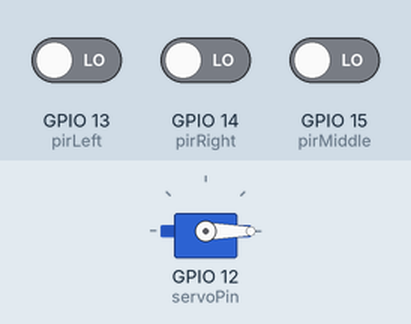
The sketch below on a simulated ESP32. Shown: servo. Inputs (shaded band) come from the test bench; at power-on: GPIO 13 (pirLeft) LOW, GPIO 14 (pirRight) LOW, GPIO 15 (pirMiddle) LOW. WiFi joins after 1.5 s; servers stay silent unless stated; uploads are accepted with an empty reply; the camera gives no picture; servo pulses on a pin are drawn as a servo (544–2400 µs = 0–180°); what the sketch prints to the serial monitor is not drawn.

Above: at 3.8 s.
3.9 s: GPIO 13 (pirLeft) driven HIGH
At 4.3 s:
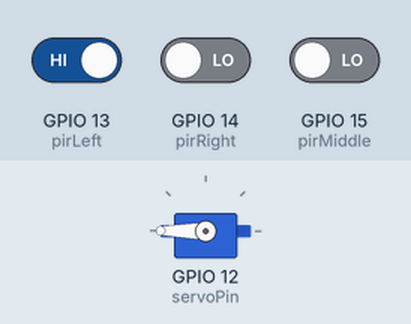
5.4 s: GPIO 14 (pirRight) driven HIGH
At 6.6 s:
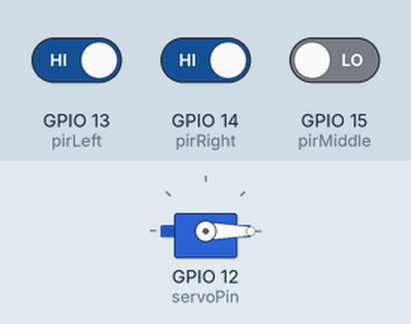
6.9 s: GPIO 15 (pirMiddle) driven HIGH
At 7.8 s:
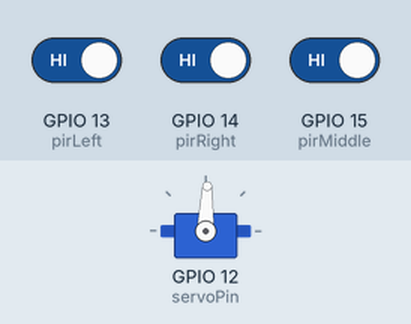
Timing chart, 0 to 9.9 s (numbered marks = the images above; inputs shaded):
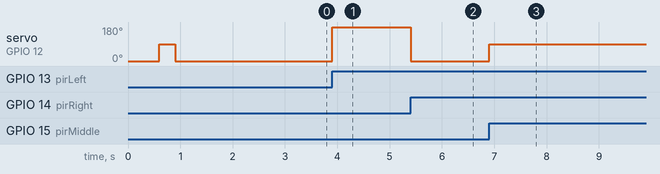

The sketch:

CameraWebServer.ino
```cpp
#include <Arduino.h>
#include "esp_camera.h"
#include <WiFi.h>
#include <WiFiUdp.h>
#include <HTTPClient.h>

// ===========================
// Select camera model in board_config.h
// ===========================
#include "board_config.h"

// ===========================
// Enter your WiFi credentials
// ===========================
const char *ssid = "BatuKhan";
const char *password = "momoygemoy";

String macAddress;
WiFiUDP udp;
const int udpPort = 8888;

// PIR Sensor Configuration
const int pirLeft = 13;
const int pirMiddle = 15;
const int pirRight = 14;

bool lastLeft = LOW;
bool lastMiddle = LOW;
bool lastRight = LOW;

// Servo Configuration (Pin 14)
const int servoPin = 12;
const int servoFreq = 50;       // 50Hz for standard servos
const int servoResolution = 14; // 14-bit resolution (0-16383)

void startCameraServer();
void setupLedFlash();
void registerCamera();
void handlePIR();
void triggerRemoteCapture(String zone);

void setupServo() {
  pinMode(servoPin, OUTPUT);
  digitalWrite(servoPin, LOW);

  if (ledcAttach(servoPin, servoFreq, servoResolution) == 0) {
    Serial.println("[ERROR] Servo PWM initialization failed!");
  } else {
    Serial.println("[OK] Servo initialized on Pin 14");
    // Boot-up wiggle test: 0 -> 90 -> 0
    moveServo(0);
    delay(300);
    moveServo(90);
    delay(300);
    moveServo(0);
  }
}

void moveServo(int degree) {
  // Constrain degree to 0-180 just in case
  degree = constrain(degree, 0, 180);

  // Standard servos: 500us to 2400us pulses
  // 500us  / 20000us * 16384 = 410
  // 2400us / 20000us * 16384 = 1966
  int duty = map(degree, 0, 180, 410, 1966);
  ledcWrite(servoPin, duty);
}

void handleUDP() {
  int packetSize = udp.parsePacket();
  if (packetSize) {
    uint8_t degree = udp.read();
    Serial.printf("[UDP] Servo Degree: %d\n", degree);
    moveServo(degree);
  }
}

void setup() {
  Serial.begin(115200);
  Serial.setDebugOutput(true);
  Serial.println();

  camera_config_t config;
  config.ledc_channel = LEDC_CHANNEL_0;
  config.ledc_timer = LEDC_TIMER_0;
  config.pin_d0 = Y2_GPIO_NUM;
  config.pin_d1 = Y3_GPIO_NUM;
  config.pin_d2 = Y4_GPIO_NUM;
  config.pin_d3 = Y5_GPIO_NUM;
  config.pin_d4 = Y6_GPIO_NUM;
  config.pin_d5 = Y7_GPIO_NUM;
  config.pin_d6 = Y8_GPIO_NUM;
  config.pin_d7 = Y9_GPIO_NUM;
  config.pin_xclk = XCLK_GPIO_NUM;
  config.pin_pclk = PCLK_GPIO_NUM;
  config.pin_vsync = VSYNC_GPIO_NUM;
  config.pin_href = HREF_GPIO_NUM;
  config.pin_sccb_sda = SIOD_GPIO_NUM;
  config.pin_sccb_scl = SIOC_GPIO_NUM;
  config.pin_pwdn = PWDN_GPIO_NUM;
  config.pin_reset = RESET_GPIO_NUM;
  config.xclk_freq_hz = 21000000;
  config.frame_size = FRAMESIZE_UXGA;
  config.pixel_format = PIXFORMAT_JPEG;  // for streaming
  //config.pixel_format = PIXFORMAT_RGB565; // for face detection/recognition
  config.grab_mode = CAMERA_GRAB_WHEN_EMPTY;
  config.fb_location = CAMERA_FB_IN_PSRAM;
  config.jpeg_quality = 12;
  config.fb_count = 1;

  // if PSRAM IC present, init with UXGA resolution and higher JPEG quality
  //                      for larger pre-allocated frame buffer.
  if (config.pixel_format == PIXFORMAT_JPEG) {
    if (psramFound()) {
      config.jpeg_quality = 10;
      config.fb_count = 2;
      config.grab_mode = CAMERA_GRAB_LATEST;
    } else {
      // Limit the frame size when PSRAM is not available
      config.frame_size = FRAMESIZE_SVGA;
      config.fb_location = CAMERA_FB_IN_DRAM;
    }
  } else {
    // Best option for face detection/recognition
    config.frame_size = FRAMESIZE_240X240;
#if CONFIG_IDF_TARGET_ESP32S3
    config.fb_count = 2;
#endif
  }

#if defined(CAMERA_MODEL_ESP_EYE)
  pinMode(13, INPUT_PULLUP);
  pinMode(14, INPUT_PULLUP);
#endif

  // camera init
  esp_err_t err = esp_camera_init(&config);
  if (err != ESP_OK) {
    Serial.printf("Camera init failed with error 0x%x", err);
    return;
  }

  sensor_t *s = esp_camera_sensor_get();
  // initial sensors are flipped vertically and colors are a bit saturated
  if (s->id.PID == OV3660_PID) {
    s->set_vflip(s, 1);        // flip it back
    s->set_brightness(s, 1);   // up the brightness just a bit
    s->set_saturation(s, -2);  // lower the saturation
  }
  // drop down frame size for higher initial frame rate
  if (config.pixel_format == PIXFORMAT_JPEG) {
    s->set_framesize(s, FRAMESIZE_HD);
  }

#if defined(CAMERA_MODEL_M5STACK_WIDE) || defined(CAMERA_MODEL_M5STACK_ESP32CAM)
  s->set_vflip(s, 1);
  s->set_hmirror(s, 1);
#endif

#if defined(CAMERA_MODEL_ESP32S3_EYE)
  s->set_vflip(s, 1);
#endif

// Setup LED FLash if LED pin is defined in camera_pins.h
#if defined(LED_GPIO_NUM)
  setupLedFlash();
#endif

  setupServo();

  // Initialize PIR pins
  pinMode(pirLeft, INPUT_PULLDOWN);
  pinMode(pirMiddle, INPUT_PULLDOWN);
  pinMode(pirRight, INPUT_PULLDOWN);

  WiFi.begin(ssid, password);
  WiFi.setSleep(false);

  Serial.print("WiFi connecting");
  while (WiFi.status() != WL_CONNECTED) {
    delay(500);
    Serial.print(".");
  }
  Serial.println("");
  Serial.println("WiFi connected");

  startCameraServer();
  udp.begin(udpPort);

  macAddress = WiFi.macAddress();
  registerCamera();

  Serial.print("Camera Ready! Use 'http://");
  Serial.print(WiFi.localIP());
  Serial.println("' to connect");
}

void loop() {
  handleUDP();
  handlePIR();
  static unsigned long lastRegister = 0;
  if (millis() - lastRegister >= 15000) {
    lastRegister = millis();
    registerCamera();
  }
}

void registerCamera() {
  if (WiFi.status() == WL_CONNECTED) {
    HTTPClient http;
    http.begin("http://gateway.local/register");
    http.addHeader("Content-Type", "application/json");
    String payload = "{\"mac\":\"" + macAddress + "\", \"rssi\":" + String(WiFi.RSSI()) + "}";
    int httpResponseCode = http.POST(payload);
    if (httpResponseCode > 0) {
      Serial.printf("[AUTO-REG] Code: %d\n", httpResponseCode);
    } else {
      Serial.printf("[AUTO-REG] Error: %s\n", http.errorToString(httpResponseCode).c_str());
    }
    http.end();
  }
}

void handlePIR() {
  bool curLeft = digitalRead(pirLeft);
  bool curMiddle = digitalRead(pirMiddle);
  bool curRight = digitalRead(pirRight);

  if (curLeft == HIGH && lastLeft == LOW) {
    moveServo(180);
    triggerRemoteCapture("Left");
  }
  if (curMiddle == HIGH && lastMiddle == LOW) {
    moveServo(90);
    triggerRemoteCapture("Middle");
  }
  if (curRight == HIGH && lastRight == LOW) {
    moveServo(0);
    triggerRemoteCapture("Right");
  }

  lastLeft = curLeft;
  lastMiddle = curMiddle;
  lastRight = curRight;
}

void triggerRemoteCapture(String zone) {
  if (WiFi.status() == WL_CONNECTED) {
    HTTPClient http;
    // gateway.local is the Controller/Gateway address
    String url = "http://gateway.local/capture?ip=" + WiFi.localIP().toString();

    Serial.printf("[PIR] Motion detected in %s zone! Requesting capture: %s\n", zone.c_str(), url.c_str());

    http.begin(url);
    int httpCode = http.GET();
    if (httpCode > 0) {
      Serial.printf("[PIR] Gateway response: %d\n", httpCode);
    } else {
      Serial.printf("[PIR] Gateway request failed: %s\n", http.errorToString(httpCode).c_str());
    }
    http.end();
  }
}
```

board_config.h
```cpp
#ifndef BOARD_CONFIG_H
#define BOARD_CONFIG_H

//
// WARNING!!! PSRAM IC required for UXGA resolution and high JPEG quality
//            Ensure ESP32 Wrover Module or other board with PSRAM is selected
//            Partial images will be transmitted if image exceeds buffer size
//
//            You must select partition scheme from the board menu that has at least 3MB APP space.

// ===================
// Select camera model
// ===================
//#define CAMERA_MODEL_WROVER_KIT // Has PSRAM
// #define CAMERA_MODEL_ESP_EYE  // Has PSRAM
//#define CAMERA_MODEL_ESP32S3_EYE // Has PSRAM
//#define CAMERA_MODEL_M5STACK_PSRAM // Has PSRAM
//#define CAMERA_MODEL_M5STACK_V2_PSRAM // M5Camera version B Has PSRAM
//#define CAMERA_MODEL_M5STACK_WIDE // Has PSRAM
//#define CAMERA_MODEL_M5STACK_ESP32CAM // No PSRAM
//#define CAMERA_MODEL_M5STACK_UNITCAM // No PSRAM
//#define CAMERA_MODEL_M5STACK_CAMS3_UNIT  // Has PSRAM
#define CAMERA_MODEL_AI_THINKER // Has PSRAM
//#define CAMERA_MODEL_TTGO_T_JOURNAL // No PSRAM
//#define CAMERA_MODEL_XIAO_ESP32S3 // Has PSRAM
// ** Espressif Internal Boards **
//#define CAMERA_MODEL_ESP32_CAM_BOARD
//#define CAMERA_MODEL_ESP32S2_CAM_BOARD
//#define CAMERA_MODEL_ESP32S3_CAM_LCD
//#define CAMERA_MODEL_DFRobot_FireBeetle2_ESP32S3 // Has PSRAM
//#define CAMERA_MODEL_DFRobot_Romeo_ESP32S3 // Has PSRAM
#include "camera_pins.h"

#endif  // BOARD_CONFIG_H
```

camera_pins.h
```cpp
#if defined(CAMERA_MODEL_WROVER_KIT)
#define PWDN_GPIO_NUM  -1
#define RESET_GPIO_NUM -1
#define XCLK_GPIO_NUM  21
#define SIOD_GPIO_NUM  26
#define SIOC_GPIO_NUM  27

#define Y9_GPIO_NUM    35
#define Y8_GPIO_NUM    34
#define Y7_GPIO_NUM    39
#define Y6_GPIO_NUM    36
#define Y5_GPIO_NUM    19
#define Y4_GPIO_NUM    18
#define Y3_GPIO_NUM    5
#define Y2_GPIO_NUM    4
#define VSYNC_GPIO_NUM 25
#define HREF_GPIO_NUM  23
#define PCLK_GPIO_NUM  22

#elif defined(CAMERA_MODEL_ESP_EYE)
#define PWDN_GPIO_NUM  -1
#define RESET_GPIO_NUM -1
#define XCLK_GPIO_NUM  4
#define SIOD_GPIO_NUM  18
#define SIOC_GPIO_NUM  23

#define Y9_GPIO_NUM    36
#define Y8_GPIO_NUM    37
#define Y7_GPIO_NUM    38
#define Y6_GPIO_NUM    39
#define Y5_GPIO_NUM    35
#define Y4_GPIO_NUM    14
#define Y3_GPIO_NUM    13
#define Y2_GPIO_NUM    34
#define VSYNC_GPIO_NUM 5
#define HREF_GPIO_NUM  27
#define PCLK_GPIO_NUM  25

#define LED_GPIO_NUM 22

#elif defined(CAMERA_MODEL_M5STACK_PSRAM)
#define PWDN_GPIO_NUM  -1
#define RESET_GPIO_NUM 15
#define XCLK_GPIO_NUM  27
#define SIOD_GPIO_NUM  25
#define SIOC_GPIO_NUM  23

#define Y9_GPIO_NUM    19
#define Y8_GPIO_NUM    36
#define Y7_GPIO_NUM    18
#define Y6_GPIO_NUM    39
#define Y5_GPIO_NUM    5
#define Y4_GPIO_NUM    34
#define Y3_GPIO_NUM    35
#define Y2_GPIO_NUM    32
#define VSYNC_GPIO_NUM 22
#define HREF_GPIO_NUM  26
#define PCLK_GPIO_NUM  21

#elif defined(CAMERA_MODEL_M5STACK_V2_PSRAM)
#define PWDN_GPIO_NUM  -1
#define RESET_GPIO_NUM 15
#define XCLK_GPIO_NUM  27
#define SIOD_GPIO_NUM  22
#define SIOC_GPIO_NUM  23

#define Y9_GPIO_NUM    19
#define Y8_GPIO_NUM    36
#define Y7_GPIO_NUM    18
#define Y6_GPIO_NUM    39
#define Y5_GPIO_NUM    5
#define Y4_GPIO_NUM    34
#define Y3_GPIO_NUM    35
#define Y2_GPIO_NUM    32
#define VSYNC_GPIO_NUM 25
#define HREF_GPIO_NUM  26
#define PCLK_GPIO_NUM  21

#elif defined(CAMERA_MODEL_M5STACK_WIDE)
#define PWDN_GPIO_NUM  -1
#define RESET_GPIO_NUM 15
#define XCLK_GPIO_NUM  27
#define SIOD_GPIO_NUM  22
#define SIOC_GPIO_NUM  23

#define Y9_GPIO_NUM    19
#define Y8_GPIO_NUM    36
#define Y7_GPIO_NUM    18
#define Y6_GPIO_NUM    39
#define Y5_GPIO_NUM    5
#define Y4_GPIO_NUM    34
#define Y3_GPIO_NUM    35
#define Y2_GPIO_NUM    32
#define VSYNC_GPIO_NUM 25
#define HREF_GPIO_NUM  26
#define PCLK_GPIO_NUM  21

#define LED_GPIO_NUM 2

#elif defined(CAMERA_MODEL_M5STACK_ESP32CAM)
#define PWDN_GPIO_NUM  -1
#define RESET_GPIO_NUM 15
#define XCLK_GPIO_NUM  27
#define SIOD_GPIO_NUM  25
#define SIOC_GPIO_NUM  23

#define Y9_GPIO_NUM    19
#define Y8_GPIO_NUM    36
#define Y7_GPIO_NUM    18
#define Y6_GPIO_NUM    39
#define Y5_GPIO_NUM    5
#define Y4_GPIO_NUM    34
#define Y3_GPIO_NUM    35
#define Y2_GPIO_NUM    17
#define VSYNC_GPIO_NUM 22
#define HREF_GPIO_NUM  26
#define PCLK_GPIO_NUM  21

#elif defined(CAMERA_MODEL_M5STACK_UNITCAM)
#define PWDN_GPIO_NUM  -1
#define RESET_GPIO_NUM 15
#define XCLK_GPIO_NUM  27
#define SIOD_GPIO_NUM  25
#define SIOC_GPIO_NUM  23

#define Y9_GPIO_NUM    19
#define Y8_GPIO_NUM    36
#define Y7_GPIO_NUM    18
#define Y6_GPIO_NUM    39
#define Y5_GPIO_NUM    5
#define Y4_GPIO_NUM    34
#define Y3_GPIO_NUM    35
#define Y2_GPIO_NUM    32
#define VSYNC_GPIO_NUM 22
#define HREF_GPIO_NUM  26
#define PCLK_GPIO_NUM  21

#elif defined(CAMERA_MODEL_M5STACK_CAMS3_UNIT)
#define PWDN_GPIO_NUM  -1
#define RESET_GPIO_NUM 21
#define XCLK_GPIO_NUM  11
#define SIOD_GPIO_NUM  17
#define SIOC_GPIO_NUM  41

#define Y9_GPIO_NUM    13
#define Y8_GPIO_NUM    4
#define Y7_GPIO_NUM    10
#define Y6_GPIO_NUM    5
#define Y5_GPIO_NUM    7
#define Y4_GPIO_NUM    16
#define Y3_GPIO_NUM    15
#define Y2_GPIO_NUM    6
#define VSYNC_GPIO_NUM 42
#define HREF_GPIO_NUM  18
#define PCLK_GPIO_NUM  12

#define LED_GPIO_NUM 14

#elif defined(CAMERA_MODEL_AI_THINKER)
#define PWDN_GPIO_NUM  32
#define RESET_GPIO_NUM -1
#define XCLK_GPIO_NUM  0
#define SIOD_GPIO_NUM  26
#define SIOC_GPIO_NUM  27

#define Y9_GPIO_NUM    35
#define Y8_GPIO_NUM    34
#define Y7_GPIO_NUM    39
#define Y6_GPIO_NUM    36
#define Y5_GPIO_NUM    21
#define Y4_GPIO_NUM    19
#define Y3_GPIO_NUM    18
#define Y2_GPIO_NUM    5
#define VSYNC_GPIO_NUM 25
#define HREF_GPIO_NUM  23
#define PCLK_GPIO_NUM  22

// 4 for flash led or 33 for normal led
#define LED_GPIO_NUM   4

#elif defined(CAMERA_MODEL_TTGO_T_JOURNAL)
#define PWDN_GPIO_NUM  0
#define RESET_GPIO_NUM 15
#define XCLK_GPIO_NUM  27
#define SIOD_GPIO_NUM  25
#define SIOC_GPIO_NUM  23

#define Y9_GPIO_NUM    19
#define Y8_GPIO_NUM    36
#define Y7_GPIO_NUM    18
#define Y6_GPIO_NUM    39
#define Y5_GPIO_NUM    5
#define Y4_GPIO_NUM    34
#define Y3_GPIO_NUM    35
#define Y2_GPIO_NUM    17
#define VSYNC_GPIO_NUM 22
#define HREF_GPIO_NUM  26
#define PCLK_GPIO_NUM  21

#elif defined(CAMERA_MODEL_XIAO_ESP32S3)
#define PWDN_GPIO_NUM  -1
#define RESET_GPIO_NUM -1
#define XCLK_GPIO_NUM  10
#define SIOD_GPIO_NUM  40
#define SIOC_GPIO_NUM  39

#define Y9_GPIO_NUM    48
#define Y8_GPIO_NUM    11
#define Y7_GPIO_NUM    12
#define Y6_GPIO_NUM    14
#define Y5_GPIO_NUM    16
#define Y4_GPIO_NUM    18
#define Y3_GPIO_NUM    17
#define Y2_GPIO_NUM    15
#define VSYNC_GPIO_NUM 38
#define HREF_GPIO_NUM  47
#define PCLK_GPIO_NUM  13

#elif defined(CAMERA_MODEL_ESP32_CAM_BOARD)
// The 18 pin header on the board has Y5 and Y3 swapped
#define USE_BOARD_HEADER 0
#define PWDN_GPIO_NUM    32
#define RESET_GPIO_NUM   33
#define XCLK_GPIO_NUM    4
#define SIOD_GPIO_NUM    18
#define SIOC_GPIO_NUM    23

#define Y9_GPIO_NUM 36
#define Y8_GPIO_NUM 19
#define Y7_GPIO_NUM 21
#define Y6_GPIO_NUM 39
#if USE_BOARD_HEADER
#define Y5_GPIO_NUM 13
#else
#define Y5_GPIO_NUM 35
#endif
#define Y4_GPIO_NUM 14
#if USE_BOARD_HEADER
#define Y3_GPIO_NUM 35
#else
#define Y3_GPIO_NUM 13
#endif
#define Y2_GPIO_NUM    34
#define VSYNC_GPIO_NUM 5
#define HREF_GPIO_NUM  27
#define PCLK_GPIO_NUM  25

#elif defined(CAMERA_MODEL_ESP32S3_CAM_LCD)
#define PWDN_GPIO_NUM  -1
#define RESET_GPIO_NUM -1
#define XCLK_GPIO_NUM  40
#define SIOD_GPIO_NUM  17
#define SIOC_GPIO_NUM  18

#define Y9_GPIO_NUM    39
#define Y8_GPIO_NUM    41
#define Y7_GPIO_NUM    42
#define Y6_GPIO_NUM    12
#define Y5_GPIO_NUM    3
#define Y4_GPIO_NUM    14
#define Y3_GPIO_NUM    47
#define Y2_GPIO_NUM    13
#define VSYNC_GPIO_NUM 21
#define HREF_GPIO_NUM  38
#define PCLK_GPIO_NUM  11

#elif defined(CAMERA_MODEL_ESP32S2_CAM_BOARD)
// The 18 pin header on the board has Y5 and Y3 swapped
#define USE_BOARD_HEADER 0
#define PWDN_GPIO_NUM    1
#define RESET_GPIO_NUM   2
#define XCLK_GPIO_NUM    42
#define SIOD_GPIO_NUM    41
#define SIOC_GPIO_NUM    18

#define Y9_GPIO_NUM 16
#define Y8_GPIO_NUM 39
#define Y7_GPIO_NUM 40
#define Y6_GPIO_NUM 15
#if USE_BOARD_HEADER
#define Y5_GPIO_NUM 12
#else
#define Y5_GPIO_NUM 13
#endif
#define Y4_GPIO_NUM 5
#if USE_BOARD_HEADER
#define Y3_GPIO_NUM 13
#else
#define Y3_GPIO_NUM 12
#endif
#define Y2_GPIO_NUM    14
#define VSYNC_GPIO_NUM 38
#define HREF_GPIO_NUM  4
#define PCLK_GPIO_NUM  3

#elif defined(CAMERA_MODEL_ESP32S3_EYE)
#define PWDN_GPIO_NUM  -1
#define RESET_GPIO_NUM -1
#define XCLK_GPIO_NUM  15
#define SIOD_GPIO_NUM  4
#define SIOC_GPIO_NUM  5

#define Y2_GPIO_NUM 11
#define Y3_GPIO_NUM 9
#define Y4_GPIO_NUM 8
#define Y5_GPIO_NUM 10
#define Y6_GPIO_NUM 12
#define Y7_GPIO_NUM 18
#define Y8_GPIO_NUM 17
#define Y9_GPIO_NUM 16

#define VSYNC_GPIO_NUM 6
#define HREF_GPIO_NUM  7
#define PCLK_GPIO_NUM  13

#elif defined(CAMERA_MODEL_DFRobot_FireBeetle2_ESP32S3) || defined(CAMERA_MODEL_DFRobot_Romeo_ESP32S3)
#define PWDN_GPIO_NUM  -1
#define RESET_GPIO_NUM -1
#define XCLK_GPIO_NUM  45
#define SIOD_GPIO_NUM  1
#define SIOC_GPIO_NUM  2

#define Y9_GPIO_NUM    48
#define Y8_GPIO_NUM    46
#define Y7_GPIO_NUM    8
#define Y6_GPIO_NUM    7
#define Y5_GPIO_NUM    4
#define Y4_GPIO_NUM    41
#define Y3_GPIO_NUM    40
#define Y2_GPIO_NUM    39
#define VSYNC_GPIO_NUM 6
#define HREF_GPIO_NUM  42
#define PCLK_GPIO_NUM  5

#else
#error "Camera model not selected"
#endif
```

Measured:
- after the input at 3.9 s, servo on GPIO 12 (servoPin): 0° → 180° at once
- after the input at 5.4 s, servo on GPIO 12 (servoPin): 180° → 0° at once
- after the input at 6.9 s, servo on GPIO 12 (servoPin): 0° → 88° at once
